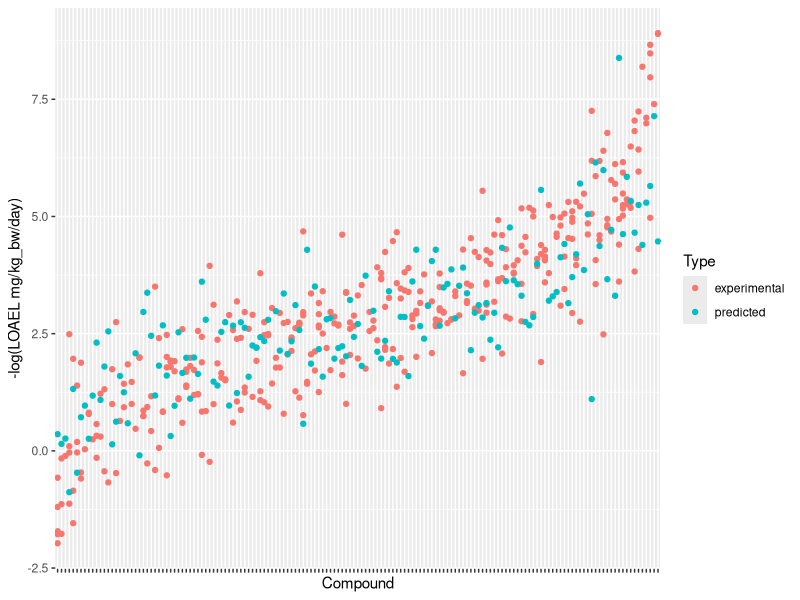

Recreate this plot in R.
library(ggplot2)

training = read.csv("data/training-test-predictions.csv",header=T)
test <- read.csv("data/test.csv",header=T)
n = c("SMILES","LOAEL","Source")

data = data.frame(factor(test$SMILES),test$LOAEL,factor(test$Dataset))
names(data) = n
data$Type = "experimental"
comb = data.frame(factor(training$SMILES),training$LOAEL_predicted,factor(training$Dataset))
names(comb) = n
comb$Type = "predicted"
data = rbind(data,comb)
data$LOAEL = -log(data$LOAEL)
data$SMILES <- reorder(data$SMILES,data$LOAEL)
#img <- ggplot(data, aes(SMILES,LOAEL,ymin = min(LOAEL), ymax=max(LOAEL),shape=Source,color=Type))
img <- ggplot(data, aes(SMILES,LOAEL,ymin = min(LOAEL), ymax=max(LOAEL),color=Type))
img <- img + ylab('-log(LOAEL mg/kg_bw/day)') + xlab('Compound') + theme(axis.text.x = element_blank())
img <- img + geom_point()

ggsave(file='figure/test-prediction.pdf', plot=img,width=12, height=8)
